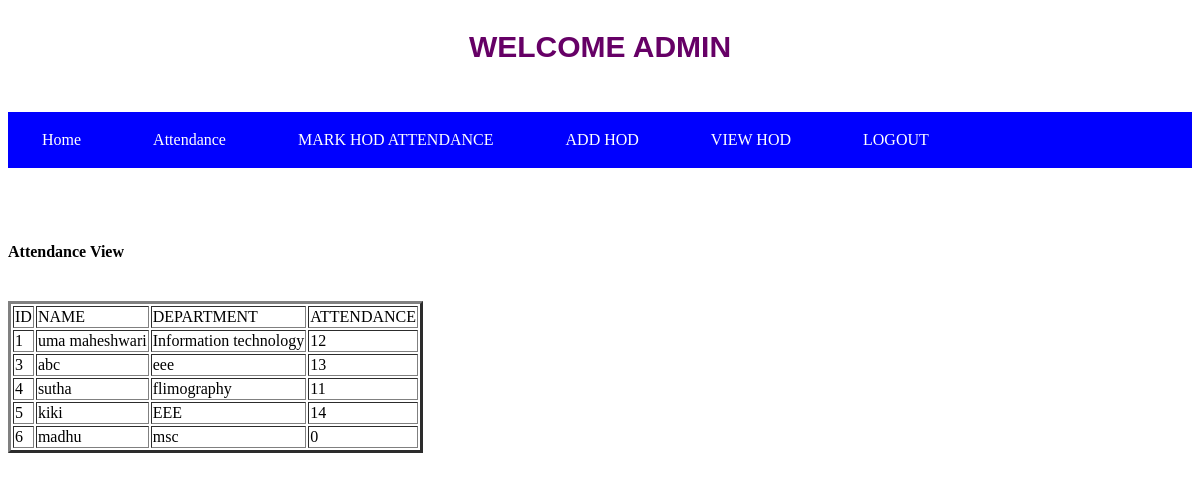
Page /viewhodattendance on the committed database.
### tables this page shows
CREATE TABLE addhod (id INTEGER PRIMARY KEY AUTOINCREMENT, username TEXT NOT NULL, password TEXT UNIQUE NOT NULL,name TEXT NOT NULL,department TEXT UNIQUE NOT NULL ,qualification TEXT NOT NULL,address TEXT NOT NULL,attendance INTEGER);

### app.py (the view)
@app.route("/viewhodattendance")
def q():
    con = sqlite3.connect('psglogin.db')
    con.row_factory = sqlite3.Row
    cur = con.cursor()
    cur.execute('select id, NAME, DEPARTMENT, ATTENDANCE from addhod')
    rows = cur.fetchall()
    return render_template("viewhodattendance.html", rows=rows)

### templates/viewhodattendance.html (shortened to what this page needs)
<!DOCTYPE html>
<html>
    <head>
    </head>
    <body>
        <h3 style="text-align:center">WELCOME ADMIN</h3>
        <br>
        <nav>
            <a href="/checking">Home</a>
            <a href="/viewhodattendance">Attendance</a>
            <a href="/markinghodattendance">MARK HOD ATTENDANCE</a>
            <a href="/addhod">ADD HOD</a>
            <a href="/viewhod">VIEW HOD</a>
            <a href="/logoutadmin">LOGOUT</a>
        </nav>
        <br><br>
    </head>
    <body>
        <br>
        <h4>Attendance View</h4>
        <br>
        <table border="3">
        <tr>
            <td>ID</td>
            <td>NAME</td>
            <td>DEPARTMENT</td>
            <td>ATTENDANCE</td>
        </tr>
        {% for row in rows%}
        <tr>
            <td>{{row["id"]}}</td>
            <td>{{row["NAME"]}}</td>
            <td>{{row["DEPARTMENT"]}}</td>
            <td>{{row["ATTENDANCE"]}}</td>
        </tr>
        {% endfor %}
        </table>
        <br><br>
    </body>
</html>

### templates/viewhodattendance.html (style rules this page uses)
body { width:auto; background-image:url('https://st4.depositphotos.com/4315033/21060/v/1600/depositphotos_210608780-stock-illustration-color-abstract-blurred-backgrounds-defocused.jpg'); }
nav { background-color:blue; width:auto; }
nav a { font-family:Verdana; background-color: blue; border: none; color: white; padding: 15px 32px; text-align: center; text-decoration: none; display: inline-block; font-size: 16px; margin: 4px 2px; cursor: pointer; }
h3 { text-align:center; font-size:30px; font-family:"Arial"; font-weight:bold; color:#606; }

### rows in the picture
addhod: id "1", NAME "uma maheshwari", DEPARTMENT "Information technology", ATTENDANCE "12"
addhod: id "3", NAME "abc", DEPARTMENT "eee", ATTENDANCE "13"
addhod: id "4", NAME "sutha", DEPARTMENT "flimography", ATTENDANCE "11"
addhod: id "5", NAME "kiki", DEPARTMENT "EEE", ATTENDANCE "14"
addhod: id "6", NAME "madhu", DEPARTMENT "msc", ATTENDANCE "0"
